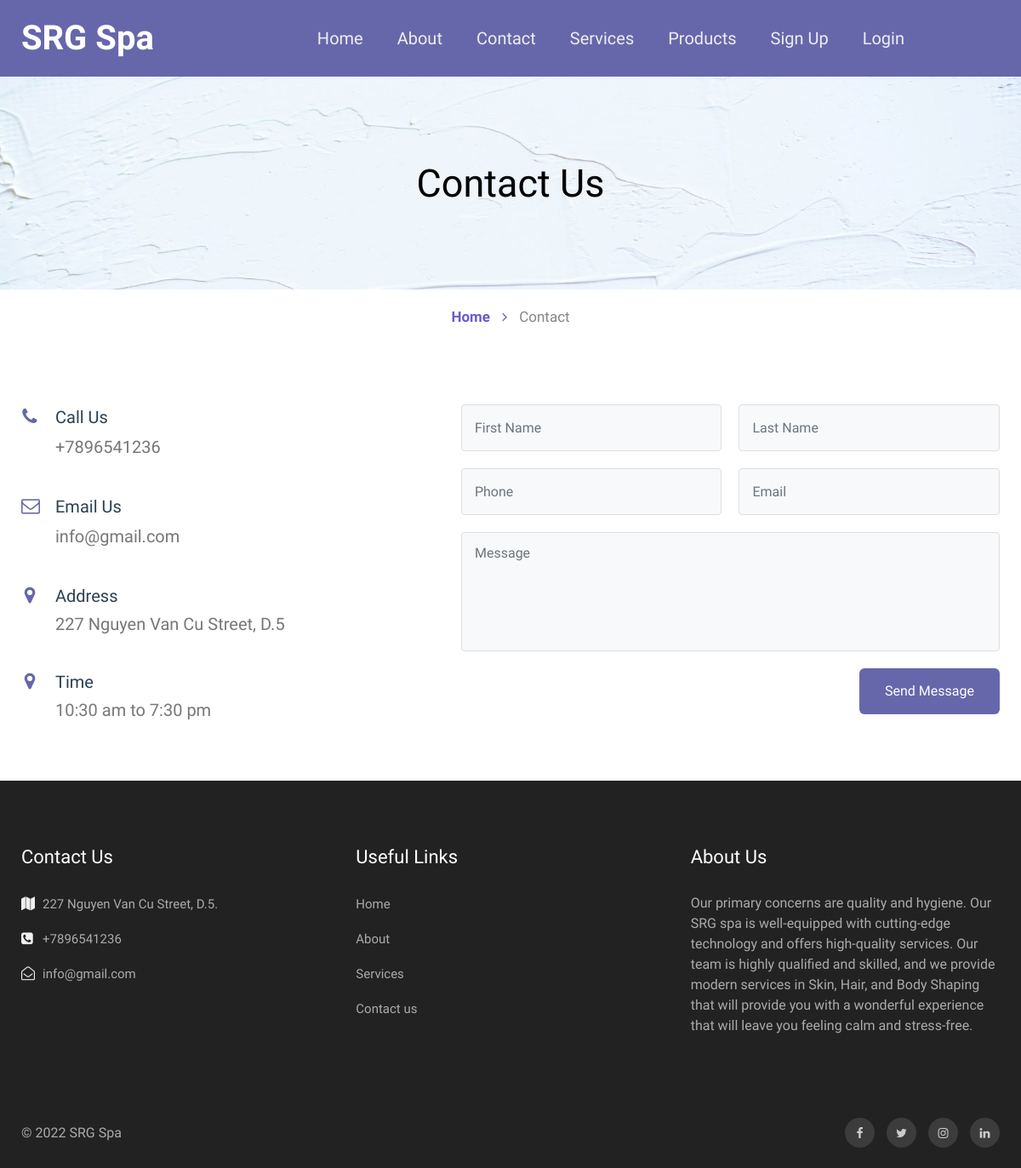
The app's page /bpms1/contact.php with its own data.
### tables this page shows
CREATE TABLE IF NOT EXISTS `tblpage` (
  `ID` int(10) NOT NULL AUTO_INCREMENT,
  `PageType` varchar(200) DEFAULT NULL,
  `PageTitle` mediumtext,
  `PageDescription` mediumtext,
  `Email` varchar(200) DEFAULT NULL,
  `MobileNumber` bigint(10) DEFAULT NULL,
  `UpdationDate` date DEFAULT NULL,
  `Timing` varchar(200) NOT NULL,
  PRIMARY KEY (`ID`)
);

### bpms1/contact.php (the view, shortened to what this page needs)
<?php
include('includes/dbconnection.php');
?>
<!doctype html>
<html lang="en">
  <head>
    <link rel="stylesheet" href="assets/css/style-starter.css">
  </head>
  <body id="home">
<?php include_once('includes/header.php');?>
<section class="w3l-inner-banner-main">
    <div class="about-inner contact ">
        <div class="container">
            <div class="main-titles-head text-center">
            <h3 class="header-name ">
 Contact Us
            </h3>
        </div>
</div>
</div>
<div class="breadcrumbs-sub">
<div class="container">
<ul class="breadcrumbs-custom-path">
    <li class="right-side propClone"><a href="index.php" class="">Home <span class="fa fa-angle-right" aria-hidden="true"></span></a> <p></li>
    <li class="active ">
        Contact</li>
</ul>
</div>
</div>
</section>
<section class="w3l-contact-info-main" id="contact">
    <div class="contact-sec	">
        <div class="container">
            <div class="d-grid contact-view">
                <div class="cont-details">
                    <?php
$ret=mysqli_query($con,"select * from tblpage where PageType='contactus' ");
while ($row=mysqli_fetch_array($ret)) {
?>
                    <div class="cont-top">
                        <div class="cont-left text-center">
                            <span class="fa fa-phone text-primary"></span>
                        </div>
                        <div class="cont-right">
                            <h6>Call Us</h6>
                            <p class="para"><a href="tel:+44 99 555 42">+<?php  echo $row['MobileNumber'];?></a></p>
                        </div>
                    </div>
                    <div class="cont-top margin-up">
                        <div class="cont-left text-center">
                            <span class="fa fa-envelope-o text-primary"></span>
                        </div>
                        <div class="cont-right">
                            <h6>Email Us</h6>
                            <p class="para"><a href="mailto:example@mail.com" class="mail"><?php  echo $row['Email'];?></a></p>
                        </div>
                    </div>
                    <div class="cont-top margin-up">
                        <div class="cont-left text-center">
                            <span class="fa fa-map-marker text-primary"></span>
                        </div>
                        <div class="cont-right">
                            <h6>Address</h6>
                            <p class="para"> <?php  echo $row['PageDescription'];?></p>
                        </div>
                    </div>
                    <div class="cont-top margin-up">
                        <div class="cont-left text-center">
                            <span class="fa fa-map-marker text-primary"></span>
                        </div>
                        <div class="cont-right">
                            <h6>Time</h6>
                            <p class="para"> <?php  echo $row['Timing'];?></p>
                        </div>
                    </div>
               <?php } ?> </div>
                <div class="map-content-9 mt-lg-0 mt-4">
                    <form method="post">
                        <div class="twice-two">
                            <input type="text" class="form-control" name="fname" id="fname" placeholder="First Name" required="">
                            <input type="text" class="form-control" name="lname" id="lname" placeholder="Last Name" required="">
                        </div>
                        <div class="twice-two">
                           <input type="text" class="form-control" placeholder="Phone" required="" name="phone" pattern="[0-9]+" maxlength="10">
                            <input type="email" class="form-control" class="form-control" placeholder="Email" required="" name="email">
                        </div>
                        <textarea class="form-control" id="message" name="message" placeholder="Message" required=""></textarea>
                        <button type="submit" class="btn btn-contact" name="submit">Send Message</button>
                    </form>
                </div>
    </div>
    </div></div>
</section>
<?php include_once('includes/footer.php');?>
</body>
</html>

### bpms1/includes/footer.php (shortened to what this page needs)
<section class="w3l-footer-29-main">
    <div class="footer-29 py-5">
      <div class="container py-lg-4">
        <div class="row footer-top-29">
          <div class="col-lg-4 col-md-6 col-sm-8 footer-list-29 footer-1">
            <h6 class="footer-title-29">Contact Us</h6>
            <ul>
              <?php
$ret=mysqli_query($con,"select * from tblpage where PageType='contactus' ");
while ($row=mysqli_fetch_array($ret)) {
?>
              <li>
                <span class="fa fa-map"></span> <p><?php  echo $row['PageDescription'];?>.</p>
              </li>
              <li><span class="fa fa-phone-square"></span><a href="tel:+7-800-999-800"> +<?php  echo $row['MobileNumber'];?></a></li>
              <li><span class="fa fa-envelope-open-o"></span><a href="mailto:srgspa@mail.com" class="mail">
                  <?php  echo $row['Email'];?></a></li><?php } ?>
            </ul>
          </div>
          <div class="col-lg-4 col-md-6 col-sm-4 footer-list-29 footer-2 ">
            <ul>
              <h6 class="footer-title-29">Useful Links</h6>
              <li><a href="index.php">Home</a></li>
              <li><a href="about.php">About</a></li>
              <li><a href="services.php"> Services</a></li>
              <li><a href="contact.php">Contact us</a></li>
            </ul>
          </div>
          <div class="col-lg-4 col-md-6 col-sm-7 footer-list-29 footer-4">
            <?php
$ret=mysqli_query($con,"select * from tblpage where PageType='aboutus' ");
while ($row=mysqli_fetch_array($ret)) {
?>
            <h6 class="footer-title-29"><?php  echo $row['PageTitle'];?> </h6>
            <p><?php  echo $row['PageDescription'];?></p><?php } ?>
          </div>
        </div>
      </div>
    </div>
  </section>
  <section class="w3l-footer-29-main w3l-copyright">
    <div class="container">
      <div class="row bottom-copies">
        <p class="col-lg-8 copy-footer-29">© 2022  SRG Spa </p>
        <div class="col-lg-4 main-social-footer-29">
          <a href="#facebook" class="facebook"><span class="fa fa-facebook"></span></a>
          <a href="#twitter" class="twitter"><span class="fa fa-twitter"></span></a>
          <a href="#instagram" class="instagram"><span class="fa fa-instagram"></span></a>
          <a href="#linkedin" class="linkedin"><span class="fa fa-linkedin"></span></a>
        </div>
      </div>
    </div>
  </section>

### records on screen
tblpage: MobileNumber "7896541236", Email "info@gmail.com", PageDescription "227 Nguyen Van Cu Street, D.5", Timing "10:30 am to 7:30 pm"
tblpage: PageTitle "About Us", PageDescription "Our primary concerns are quality and hygiene. Our SRG spa is well-equipped with cutting-edge technology and offers high-quality services. Our team is highly qualified and skilled, and we provide modern services in Skin, Hair, and Body Shaping that will provide you with a wonderful experience that will leave you feeling calm and stress-free."
